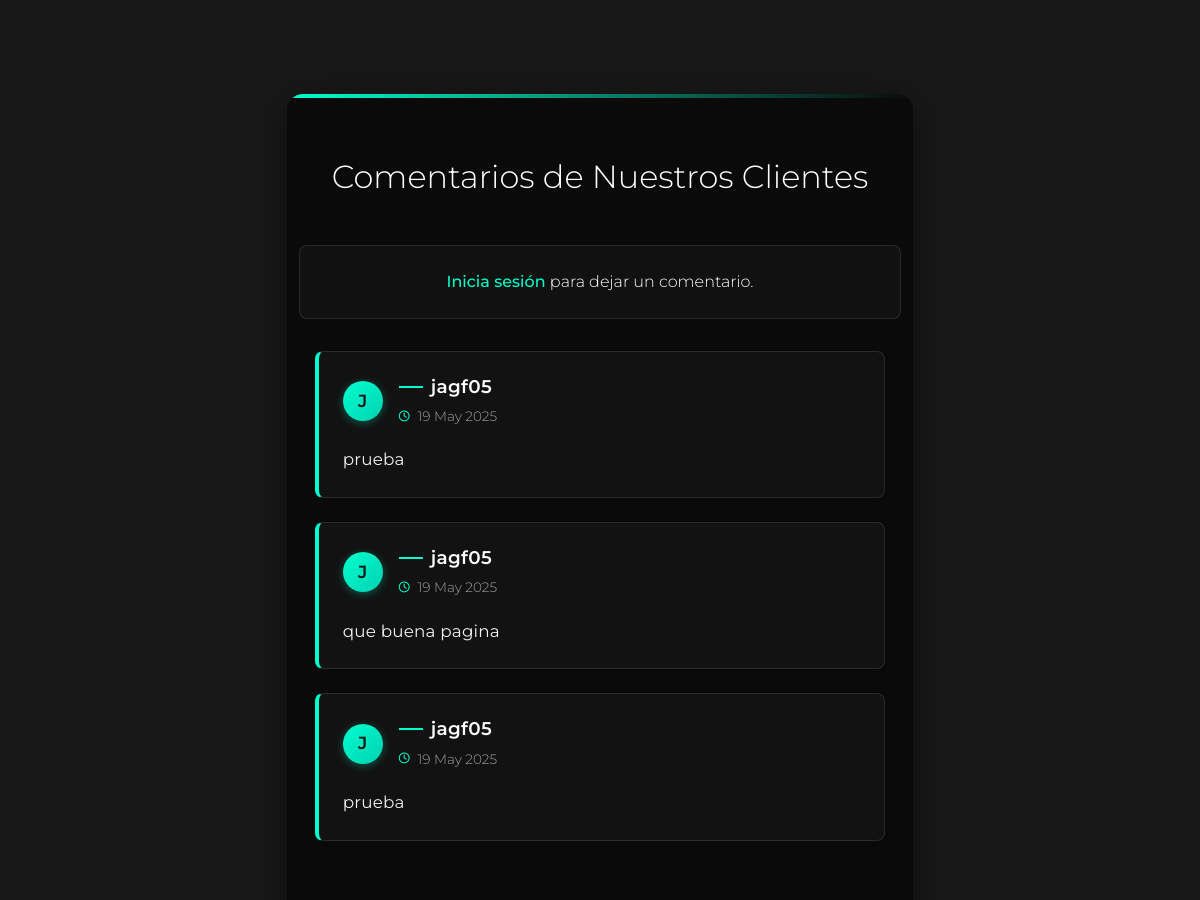
The app's page / (middle part), older data.
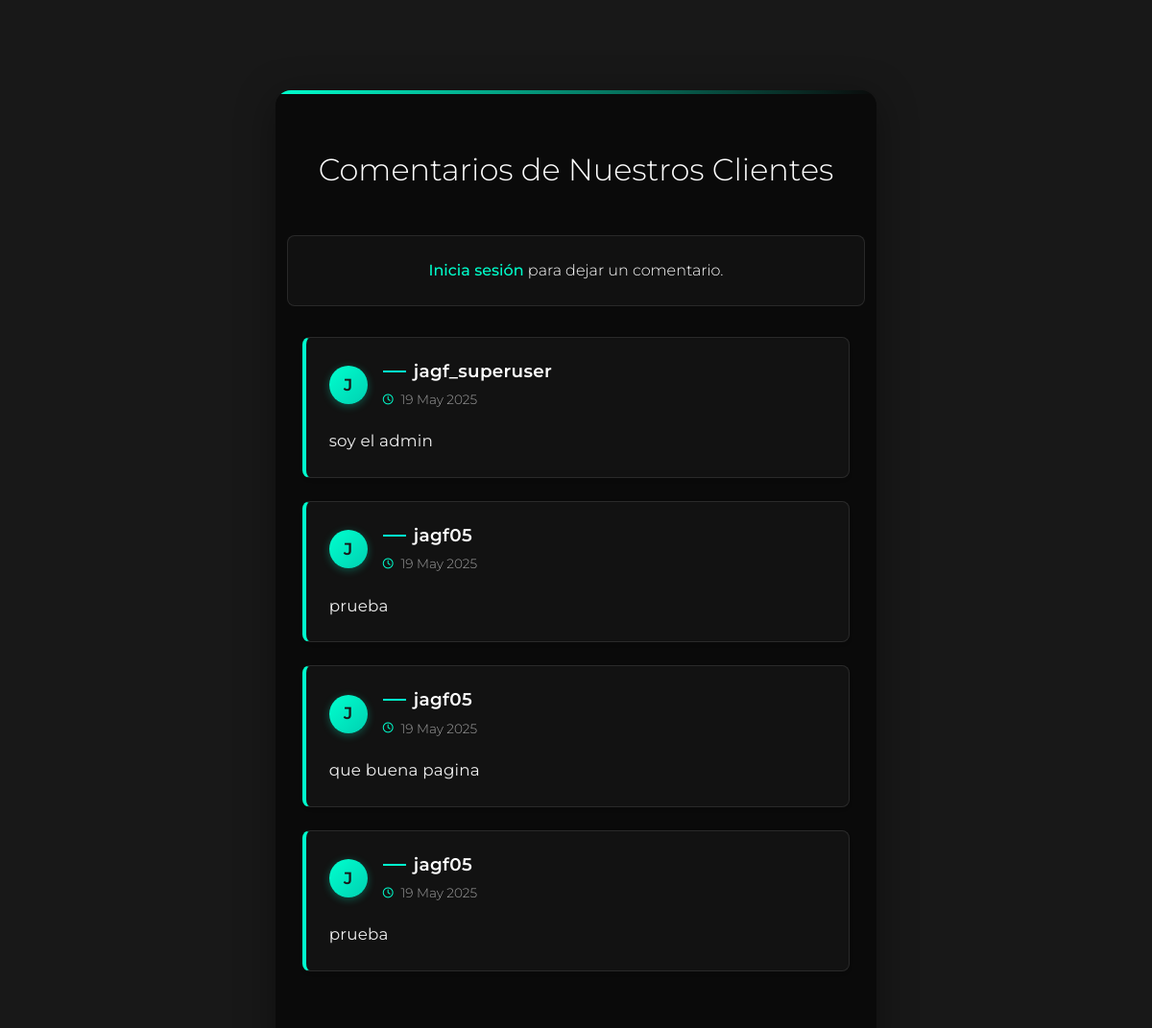
The same page, newer data.
### comentarios/models.py (models this page shows, shortened)
class Comentario(models.Model):
    usuario = models.ForeignKey(User, on_delete=models.CASCADE, related_name='comentarios')
    contenido = models.TextField(max_length=500)
    fecha_creacion = models.DateTimeField(default=timezone.now)
    activo = models.BooleanField(default=True)
    class Meta:
        ordering = ['-fecha_creacion']
        verbose_name = 'Comentario'
        verbose_name_plural = 'Comentarios'

### landing/views.py (the view)
# urls.py: path('', views.index, name='index'),
def index(request):
    from comentarios.models import Comentario
    comentarios = Comentario.objects.filter(activo=True).order_by('-fecha_creacion')
    context = {
        'comentarios': comentarios,
        'user': request.user  # Asegurarse de que el usuario esté en el contexto
    }
    return render(request, 'index.html', context)

### landing/context_processors.py (called while the page is built)
def user_type(request):
    context = {}
    if request.user.is_authenticated:
        is_admin = request.user.is_superuser or request.user.groups.filter(name='Administradores').exists()
        is_superuser = request.user.is_superuser
        context['is_admin'] = is_admin
        context['is_superuser'] = is_superuser
    return context

### landing/templates/index.html (shortened to what this page needs)
{% extends 'base.html' %}
{% load static %}
{% block extra_css %}
    <link rel="stylesheet" href="{% static 'css/styles.css' %}">
{% endblock %}
{% block content %}
    <div class="container gallery">
        <div class="container-three row">
        </div>
    </div>
    <div class="container comm py-5">
        <div class="row justify-content-center">
            <div class="col-lg-8">
                {% include 'comentarios/lista_comentarios.html' %}
            </div>
        </div>
    </div>
{% endblock %}

### comentarios/templates/comentarios/lista_comentarios.html (shortened to what this page needs)
<section class="comments-section">
    <div class="container">
        <h2 class="text-center mb-5" style="color: #ffffff !important;">
            <span class="lang-es">Comentarios de Nuestros Clientes</span>
        </h2>
        {% if user.is_authenticated %}
        <div class="comment-form-container" style="background: rgba(255, 255, 255, 0.03); border: 1px solid rgba(255, 255, 255, 0.1); border-radius: 8px; padding: 1.5rem; margin-bottom: 2rem;">
            <h4 style="color: #00FFCE; margin-bottom: 1rem;">
                <i class="fas fa-comment-alt" style="margin-right: 8px;"></i>
                <span class="lang-es">Deja tu comentario</span>
                <span class="lang-en" style="display: none;">Leave your comment</span>
            </h4>
            <form id="commentForm" method="post" action="{% url 'comentarios:agregar_comentario' %}" class="needs-validation" novalidate>
                {% csrf_token %}
                <div style="margin-bottom: 1rem;">
                    <textarea
                        name="contenido"
                        class="form-control"
                        required
                        id="id_contenido"
                        style="width: 100%; min-height: 100px; padding: 12px; border: 1px solid #2a2a2a; border-radius: 4px; background-color: #1e1e1e; color: #ffffff; resize: vertical;"
                        placeholder="{% if lang == 'en' %}Write your comment here...{% else %}Escribe tu comentario aquí...{% endif %}"
                    ></textarea>
                </div>
                <div style="display: flex; justify-content: flex-end;">
                    <button type="submit" class="btn-submit" style="background: #00FFCE; color: #000; border: none; padding: 8px 20px; border-radius: 4px; font-weight: 600; cursor: pointer; display: flex; align-items: center;">
                        <i class="fas fa-paper-plane" style="margin-right: 8px;"></i>
                        <span class="lang-es">Publicar</span>
                        <span class="lang-en" style="display: none;">Post</span>
                    </button>
                </div>
            </form>
        </div>
        {% else %}
        <div class="alert alert-info text-center" style="background: rgba(255, 255, 255, 0.03); border: 1px solid rgba(255, 255, 255, 0.1); border-radius: 8px; padding: 1.5rem; margin-bottom: 2rem; color: #ffffff !important;">
            <span class="lang-es">
                <a href="{% url 'login' %}?next={{ request.path }}" style="color: #00ffcc !important; text-decoration: none; font-weight: 500;">
                    Inicia sesión
                </a> <span style="color: #ffffff;">para dejar un comentario.</span>
            </span>
        </div>
        {% endif %}
        <div class="comments-container">
            {% if comentarios %}
                {% for comentario in comentarios %}
                <div class="comment-card">
                    <div class="comment-header">
                        <div class="comment-user">
                            <div class="comment-avatar">
                                {{ comentario.usuario.first_name|first|default:comentario.usuario.username|first|upper }}
                            </div>
                            <div class="comment-user-info">
                                <h5>{{ comentario.usuario.get_full_name|default:comentario.usuario.username }}</h5>
                                <div class="comment-time">
                                    <i class="far fa-clock"></i>
                                    <span>{{ comentario.fecha_creacion|date:"d M Y" }}</span>
                                </div>
                            </div>
                        </div>
                    </div>
                    <div class="comment-content">
                        {{ comentario.contenido|linebreaksbr }}
                    </div>
                </div>
                {% endfor %}
            {% endif %}
        </div>
    </div>
</section>

Row changes from the older to the newer data that the page shows:
added Comentario: usuario.first_name|first "J", usuario.get_full_name "jagf_superuser", fecha_creacion "19 May 2025", contenido "soy el admin"
